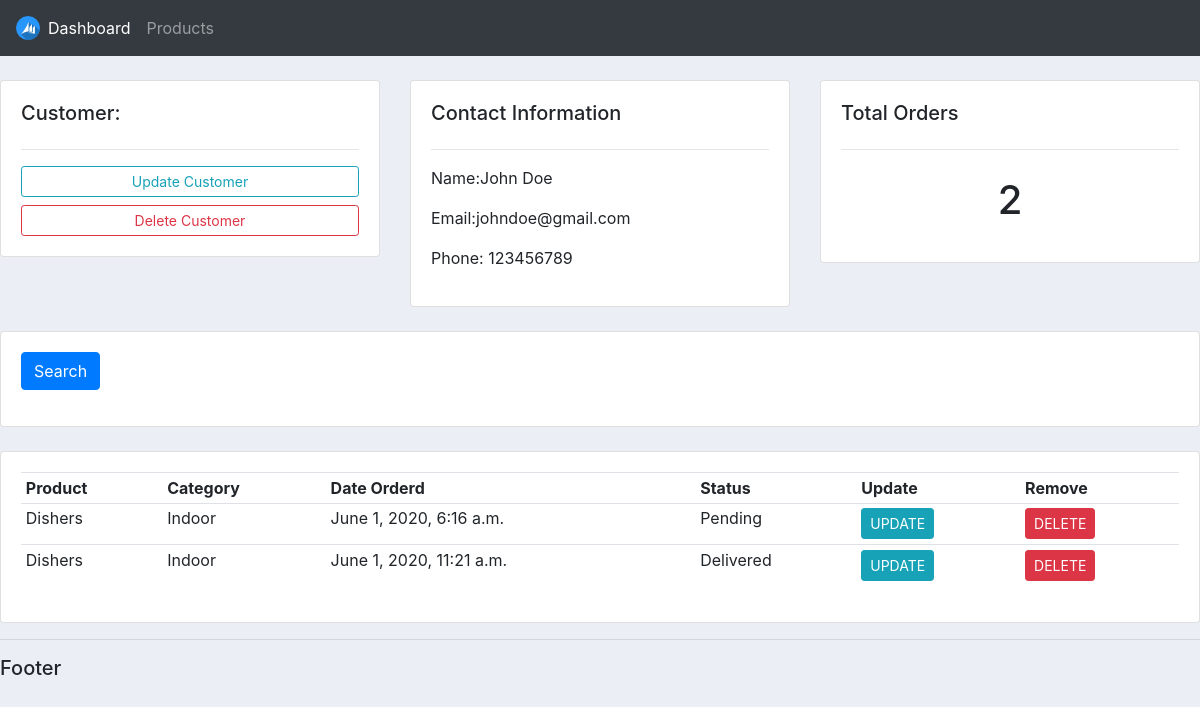
Before: /customer/1/ with the older database file.
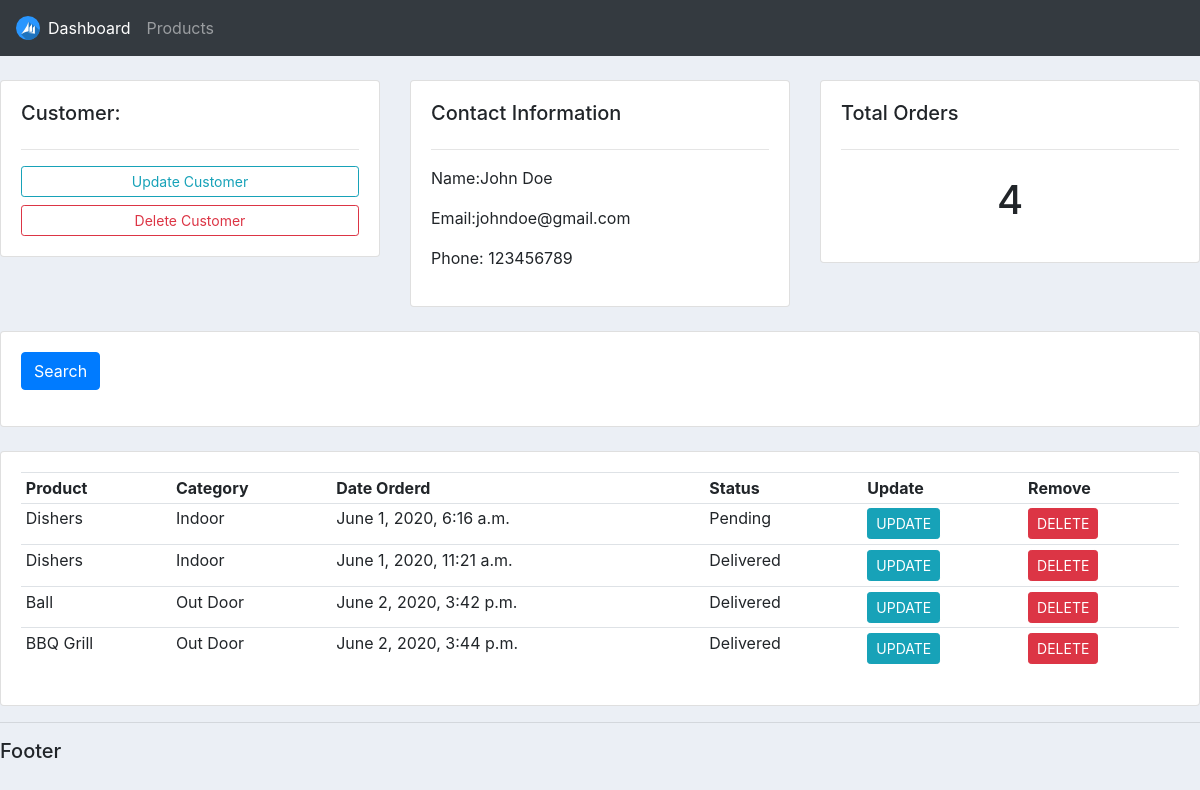
After: the same page with the newer database file.
### accounts/models.py (models this page shows)
class Order(models.Model):
    STATUS = (
            ('Pending','Pending'),
            ('Out for Delivery','Out for Delivery'),
            ('Delivered','Delivered'),
            )
    customer = models.ForeignKey(Customer,null=True,on_delete=models.SET_NULL)
    product  = models.ForeignKey(Product,null=True,on_delete=models.SET_NULL)
    date_created = models.DateTimeField(auto_now_add=True,null=True)
    status       = models.CharField(max_length=200,null=True,choices=STATUS)

class Product(models.Model):
    CATEGORY = (
            ('Indoor','Indoor'),
            ('Out Door','Out Door'),
            )
    name        = models.CharField(max_length=200,null=True)
    price       = models.FloatField(null=True)
    category    = models.CharField(max_length=200,null=True,choices=CATEGORY)
    description = models.CharField(max_length=200,null=True,blank=True)
    date_created= models.DateTimeField(auto_now_add=True,null=True)
    tags = models.ManyToManyField(Tag)
    def __str__(self):
        return self.name

### accounts/views.py (the view)
# urls.py: path('customer/<str:pk_test>/',customer,name='customer'),
def customer(request,pk_test):
    customer = Customer.objects.get(id=pk_test)
    orders = customer.order_set.all()
    order_count = orders.count()
    context = {'customer':customer,'orders':orders,'order_count':order_count}
    template_name = 'accounts/customer.html'
    return render(request,template_name,context)

### accounts/templates/accounts/customer.html
{% extends 'accounts/main.html' %}
{% block content %}
<br>
<div class="row">
	<div class="col-md">
		<div class="card card-body">
			<h5>Customer:</h5>
			<hr>
			<a class="btn btn-outline-info  btn-sm btn-block" href="">Update Customer</a>
			<a class="btn btn-outline-danger  btn-sm btn-block" href="">Delete Customer</a>
		</div>
	</div>
	<div class="col-md">
		<div class="card card-body">
			<h5>Contact Information</h5>
			<hr>
			<P>Name:{{ customer.name }}</P>
			<p>Email:{{ customer.email }} </p>
			<p>Phone: {{ customer.phone }}</p>
		</div>
	</div>
	<div class="col-md">
		<div class="card card-body">
			<h5>Total Orders</h5>
			<hr>
			<h1 style="text-align: center;padding: 10px">{{order_count}}</h1>
		</div>
	</div>
</div>
<br>
<div class="row">
	<div class="col">
		<div class="card card-body">
			<form method="get">
		    <button class="btn btn-primary" type="submit">Search</button>
		  </form>
		</div>
	</div>
</div>
<br>
<div class="row">
	<div class="col-md">
		<div class="card card-body">
			<table class="table table-sm">
				<tr>
					<th>Product</th>
					<th>Category</th>
					<th>Date Orderd</th>
					<th>Status</th>
					<th>Update</th>
					<th>Remove</th>
				</tr>
				{% for order in orders %}
					<tr>
						<td>{{order.product}}</td>
						<td>{{order.product.category}}</td>
						<td>{{order.date_created}}</td>
						<td>{{order.status}}</td>
						<td><a class="btn btn-sm btn-info" href="">UPDATE</a></td>
						<td><a class="btn btn-sm btn-danger" href="">DELETE</a></td>
					</tr>
				{% endfor %}
			</table>
		</div>
	</div>
</div>
{% endblock %}

Changed rows visible on the page:
now on this page (row edited): Order: product "Ball", product.category "Out Door", date_created "June 2, 2020, 3:42 p.m.", status "Delivered"
added Order: product "BBQ Grill", product.category "Out Door", date_created "June 2, 2020, 3:44 p.m.", status "Delivered"
Other visible differences:
{{ order_count }}: "2" → "4"
